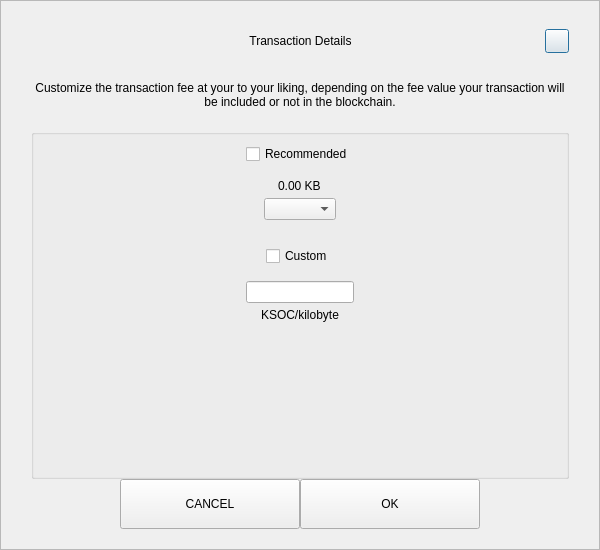
<?xml version="1.0" encoding="UTF-8"?>
<ui version="4.0">
 <class>SendCustomFeeDialog</class>
 <widget class="QDialog" name="SendCustomFeeDialog">
  <property name="geometry">
   <rect>
    <x>0</x>
    <y>0</y>
    <width>600</width>
    <height>550</height>
   </rect>
  </property>
  <property name="windowTitle">
   <string>Form</string>
  </property>
  <layout class="QVBoxLayout" name="verticalLayout_3">
   <property name="spacing">
    <number>0</number>
   </property>
   <property name="leftMargin">
    <number>0</number>
   </property>
   <property name="topMargin">
    <number>0</number>
   </property>
   <property name="rightMargin">
    <number>0</number>
   </property>
   <property name="bottomMargin">
    <number>0</number>
   </property>
   <item>
    <widget class="QFrame" name="frame">
     <property name="styleSheet">
      <string notr="true"/>
     </property>
     <property name="frameShape">
      <enum>QFrame::StyledPanel</enum>
     </property>
     <property name="frameShadow">
      <enum>QFrame::Raised</enum>
     </property>
     <layout class="QVBoxLayout" name="verticalLayout_2">
      <property name="spacing">
       <number>0</number>
      </property>
      <property name="leftMargin">
       <number>30</number>
      </property>
      <property name="topMargin">
       <number>20</number>
      </property>
      <property name="rightMargin">
       <number>30</number>
      </property>
      <property name="bottomMargin">
       <number>20</number>
      </property>
      <item>
       <layout class="QHBoxLayout" name="horizontalLayout_3">
        <property name="spacing">
         <number>0</number>
        </property>
        <item>
         <spacer name="horizontalSpacer_21">
          <property name="orientation">
           <enum>Qt::Horizontal</enum>
          </property>
          <property name="sizeHint" stdset="0">
           <size>
            <width>40</width>
            <height>20</height>
           </size>
          </property>
         </spacer>
        </item>
        <item>
         <widget class="QLabel" name="labelTitle">
          <property name="minimumSize">
           <size>
            <width>0</width>
            <height>40</height>
           </size>
          </property>
          <property name="maximumSize">
           <size>
            <width>16777215</width>
            <height>40</height>
           </size>
          </property>
          <property name="styleSheet">
           <string notr="true">padding-left:24px;</string>
          </property>
          <property name="text">
           <string>Transaction Details</string>
          </property>
          <property name="alignment">
           <set>Qt::AlignCenter</set>
          </property>
          <property name="margin">
           <number>7</number>
          </property>
         </widget>
        </item>
        <item>
         <spacer name="horizontalSpacer">
          <property name="orientation">
           <enum>Qt::Horizontal</enum>
          </property>
          <property name="sizeHint" stdset="0">
           <size>
            <width>40</width>
            <height>20</height>
           </size>
          </property>
         </spacer>
        </item>
        <item>
         <widget class="QPushButton" name="btnEsc">
          <property name="minimumSize">
           <size>
            <width>24</width>
            <height>24</height>
           </size>
          </property>
          <property name="maximumSize">
           <size>
            <width>24</width>
            <height>24</height>
           </size>
          </property>
          <property name="text">
           <string/>
          </property>
         </widget>
        </item>
       </layout>
      </item>
      <item>
       <spacer name="verticalSpacer_2">
        <property name="orientation">
         <enum>Qt::Vertical</enum>
        </property>
        <property name="sizeType">
         <enum>QSizePolicy::Fixed</enum>
        </property>
        <property name="sizeHint" stdset="0">
         <size>
          <width>20</width>
          <height>20</height>
         </size>
        </property>
       </spacer>
      </item>
      <item>
       <widget class="QLabel" name="labelMessage">
        <property name="text">
         <string>Customize the transaction fee at your to your liking, depending on the fee value your transaction will be included or not in the blockchain.</string>
        </property>
        <property name="alignment">
         <set>Qt::AlignCenter</set>
        </property>
        <property name="wordWrap">
         <bool>true</bool>
        </property>
       </widget>
      </item>
      <item>
       <spacer name="verticalSpacer_3">
        <property name="orientation">
         <enum>Qt::Vertical</enum>
        </property>
        <property name="sizeType">
         <enum>QSizePolicy::Fixed</enum>
        </property>
        <property name="sizeHint" stdset="0">
         <size>
          <width>20</width>
          <height>20</height>
         </size>
        </property>
       </spacer>
      </item>
      <item>
       <widget class="QGroupBox" name="groupBox">
        <property name="title">
         <string/>
        </property>
        <layout class="QVBoxLayout" name="verticalLayout">
         <property name="leftMargin">
          <number>12</number>
         </property>
         <property name="rightMargin">
          <number>12</number>
         </property>
         <item>
          <layout class="QVBoxLayout" name="verticalLayout_4">
           <property name="spacing">
            <number>5</number>
           </property>
           <item alignment="Qt::AlignHCenter">
            <widget class="QCheckBox" name="checkBoxRecommended">
             <property name="text">
              <string>Recommended</string>
             </property>
            </widget>
           </item>
           <item>
            <spacer name="verticalSpacer_5">
             <property name="orientation">
              <enum>Qt::Vertical</enum>
             </property>
             <property name="sizeType">
              <enum>QSizePolicy::Fixed</enum>
             </property>
             <property name="sizeHint" stdset="0">
              <size>
               <width>20</width>
               <height>10</height>
              </size>
             </property>
            </spacer>
           </item>
           <item alignment="Qt::AlignHCenter">
            <widget class="QLabel" name="labelFee">
             <property name="text">
              <string>0.00 KB</string>
             </property>
            </widget>
           </item>
           <item alignment="Qt::AlignHCenter">
            <widget class="QComboBox" name="comboBoxRecommended"/>
           </item>
          </layout>
         </item>
         <item>
          <spacer name="verticalSpacer">
           <property name="orientation">
            <enum>Qt::Vertical</enum>
           </property>
           <property name="sizeType">
            <enum>QSizePolicy::Fixed</enum>
           </property>
           <property name="sizeHint" stdset="0">
            <size>
             <width>20</width>
             <height>20</height>
            </size>
           </property>
          </spacer>
         </item>
         <item>
          <layout class="QVBoxLayout" name="verticalLayout_5">
           <property name="spacing">
            <number>5</number>
           </property>
           <item alignment="Qt::AlignHCenter">
            <widget class="QCheckBox" name="checkBoxCustom">
             <property name="text">
              <string>Custom</string>
             </property>
            </widget>
           </item>
           <item>
            <spacer name="verticalSpacer_6">
             <property name="orientation">
              <enum>Qt::Vertical</enum>
             </property>
             <property name="sizeType">
              <enum>QSizePolicy::Fixed</enum>
             </property>
             <property name="sizeHint" stdset="0">
              <size>
               <width>20</width>
               <height>10</height>
              </size>
             </property>
            </spacer>
           </item>
           <item alignment="Qt::AlignHCenter">
            <widget class="QLineEdit" name="lineEditCustomFee"/>
           </item>
           <item alignment="Qt::AlignHCenter">
            <widget class="QLabel" name="labelCustomFee">
             <property name="text">
              <string>KSOC/kilobyte</string>
             </property>
            </widget>
           </item>
          </layout>
         </item>
         <item>
          <spacer name="verticalSpacer_4">
           <property name="orientation">
            <enum>Qt::Vertical</enum>
           </property>
           <property name="sizeHint" stdset="0">
            <size>
             <width>20</width>
             <height>40</height>
            </size>
           </property>
          </spacer>
         </item>
        </layout>
       </widget>
      </item>
      <item>
       <layout class="QHBoxLayout" name="horizontalLayout" stretch="1,2,2,1">
        <item>
         <spacer name="horizontalSpacer1">
          <property name="orientation">
           <enum>Qt::Horizontal</enum>
          </property>
          <property name="sizeHint" stdset="0">
           <size>
            <width>40</width>
            <height>20</height>
           </size>
          </property>
         </spacer>
        </item>
        <item>
         <widget class="QPushButton" name="btnCancel">
          <property name="minimumSize">
           <size>
            <width>180</width>
            <height>50</height>
           </size>
          </property>
          <property name="focusPolicy">
           <enum>Qt::NoFocus</enum>
          </property>
          <property name="text">
           <string>CANCEL</string>
          </property>
         </widget>
        </item>
        <item>
         <widget class="QPushButton" name="btnSave">
          <property name="minimumSize">
           <size>
            <width>180</width>
            <height>50</height>
           </size>
          </property>
          <property name="focusPolicy">
           <enum>Qt::NoFocus</enum>
          </property>
          <property name="text">
           <string>OK</string>
          </property>
         </widget>
        </item>
        <item>
         <spacer name="horizontalSpacer_2">
          <property name="orientation">
           <enum>Qt::Horizontal</enum>
          </property>
          <property name="sizeHint" stdset="0">
           <size>
            <width>40</width>
            <height>20</height>
           </size>
          </property>
         </spacer>
        </item>
       </layout>
      </item>
     </layout>
    </widget>
   </item>
  </layout>
 </widget>
 <resources/>
 <connections/>
</ui>
